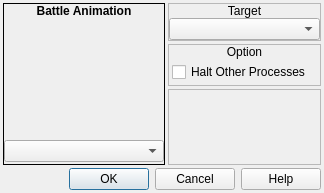
<?xml version="1.0" encoding="UTF-8"?>
<ui version="4.0">
 <class>ConfigureEvent_ShowBattleAnimation_Map</class>
 <widget class="QDialog" name="ConfigureEvent_ShowBattleAnimation_Map">
  <property name="geometry">
   <rect>
    <x>0</x>
    <y>0</y>
    <width>324</width>
    <height>193</height>
   </rect>
  </property>
  <property name="windowTitle">
   <string>Show Battle Animation</string>
  </property>
  <property name="windowIcon">
   <iconset resource="gui_icons.qrc">
    <normaloff>:/icons/openrpgmaker.png</normaloff>:/icons/openrpgmaker.png</iconset>
  </property>
  <property name="styleSheet">
   <string notr="true">.QFrame
{
	border-width: 1px;
	border-style: solid;
	border-color: palette(window-text);
}

.QFrame&gt;QLabel
{
	border-width: 0px;
	background-color: palette(window-text);
	color: palette(window);
	font-weight: bold;
}

.QFrame&gt;QCheckBox
{
	background-color: palette(window-text);
	border-width: 0px;
	border-style: none;
	color: palette(window);
	spacing: 3px;
	font-weight: bold;
	padding: 0px 0px 0px 3px;
}

.QFrame&gt;QCheckBox::indicator
{
	min-width: 8px;
	max-width: 8px;
	min-height: 8px;
	max-height: 8px;
	width: 8px;
	height: 8px;
	border-width: 2px;
	border-radius: 0px;
	border-style: ridge;
	border-color: palette(mid);
}

.QFrame&gt;QCheckBox::indicator:unchecked
{
	background-color: palette(base);
}

.QFrame&gt;QCheckBox::indicator:checked
{
	background-color: palette(window-text);
}

.QFrame&gt;QCheckBox::indicator:hover
{
	border-color: palette(highlight);
}</string>
  </property>
  <layout class="QVBoxLayout" name="verticalLayout_2">
   <property name="spacing">
    <number>3</number>
   </property>
   <property name="margin">
    <number>3</number>
   </property>
   <item>
    <widget class="QWidget" name="widget" native="true">
     <layout class="QHBoxLayout" name="horizontalLayout">
      <property name="spacing">
       <number>3</number>
      </property>
      <property name="margin">
       <number>0</number>
      </property>
      <item>
       <widget class="QFrame" name="frmBattleAnimation">
        <property name="sizePolicy">
         <sizepolicy hsizetype="Fixed" vsizetype="Expanding">
          <horstretch>0</horstretch>
          <verstretch>0</verstretch>
         </sizepolicy>
        </property>
        <property name="frameShape">
         <enum>QFrame::Box</enum>
        </property>
        <property name="frameShadow">
         <enum>QFrame::Plain</enum>
        </property>
        <layout class="QVBoxLayout" name="verticalLayout_293">
         <property name="spacing">
          <number>0</number>
         </property>
         <property name="margin">
          <number>0</number>
         </property>
         <item>
          <widget class="QLabel" name="label_218">
           <property name="sizePolicy">
            <sizepolicy hsizetype="Preferred" vsizetype="Fixed">
             <horstretch>0</horstretch>
             <verstretch>0</verstretch>
            </sizepolicy>
           </property>
           <property name="font">
            <font>
             <weight>75</weight>
             <bold>true</bold>
            </font>
           </property>
           <property name="text">
            <string>Battle Animation</string>
           </property>
           <property name="alignment">
            <set>Qt::AlignCenter</set>
           </property>
          </widget>
         </item>
         <item>
          <widget class="QWidget" name="widget_178" native="true">
           <property name="sizePolicy">
            <sizepolicy hsizetype="Preferred" vsizetype="Preferred">
             <horstretch>0</horstretch>
             <verstretch>0</verstretch>
            </sizepolicy>
           </property>
           <layout class="QVBoxLayout" name="verticalLayout_299">
            <property name="spacing">
             <number>0</number>
            </property>
            <property name="margin">
             <number>0</number>
            </property>
            <item>
             <widget class="BattleAnimationPreview" name="wBattleAnimationPreview" native="true">
              <property name="minimumSize">
               <size>
                <width>160</width>
                <height>120</height>
               </size>
              </property>
              <property name="maximumSize">
               <size>
                <width>160</width>
                <height>120</height>
               </size>
              </property>
             </widget>
            </item>
            <item>
             <widget class="QComboBox" name="cboxBattleAnimation">
              <property name="sizePolicy">
               <sizepolicy hsizetype="Preferred" vsizetype="Fixed">
                <horstretch>0</horstretch>
                <verstretch>0</verstretch>
               </sizepolicy>
              </property>
             </widget>
            </item>
           </layout>
          </widget>
         </item>
        </layout>
       </widget>
      </item>
      <item>
       <widget class="QWidget" name="widget_2" native="true">
        <layout class="QVBoxLayout" name="verticalLayout">
         <property name="spacing">
          <number>3</number>
         </property>
         <property name="margin">
          <number>0</number>
         </property>
         <item>
          <widget class="QFrame" name="frame_3">
           <property name="sizePolicy">
            <sizepolicy hsizetype="Preferred" vsizetype="Fixed">
             <horstretch>0</horstretch>
             <verstretch>0</verstretch>
            </sizepolicy>
           </property>
           <property name="frameShape">
            <enum>QFrame::StyledPanel</enum>
           </property>
           <property name="frameShadow">
            <enum>QFrame::Raised</enum>
           </property>
           <layout class="QVBoxLayout" name="verticalLayout_6">
            <property name="spacing">
             <number>0</number>
            </property>
            <property name="margin">
             <number>0</number>
            </property>
            <item>
             <widget class="QLabel" name="label_3">
              <property name="sizePolicy">
               <sizepolicy hsizetype="Preferred" vsizetype="Fixed">
                <horstretch>0</horstretch>
                <verstretch>0</verstretch>
               </sizepolicy>
              </property>
              <property name="text">
               <string>Target</string>
              </property>
              <property name="alignment">
               <set>Qt::AlignCenter</set>
              </property>
             </widget>
            </item>
            <item>
             <widget class="QWidget" name="widget_35" native="true">
              <layout class="QHBoxLayout" name="horizontalLayout_3">
               <property name="spacing">
                <number>0</number>
               </property>
               <property name="margin">
                <number>0</number>
               </property>
               <item>
                <widget class="QComboBox" name="cboxTarget"/>
               </item>
              </layout>
             </widget>
            </item>
           </layout>
          </widget>
         </item>
         <item>
          <widget class="QFrame" name="frmOption">
           <property name="sizePolicy">
            <sizepolicy hsizetype="Preferred" vsizetype="Fixed">
             <horstretch>0</horstretch>
             <verstretch>0</verstretch>
            </sizepolicy>
           </property>
           <property name="frameShape">
            <enum>QFrame::StyledPanel</enum>
           </property>
           <property name="frameShadow">
            <enum>QFrame::Raised</enum>
           </property>
           <layout class="QVBoxLayout" name="verticalLayout_7">
            <property name="spacing">
             <number>0</number>
            </property>
            <property name="margin">
             <number>0</number>
            </property>
            <item>
             <widget class="QLabel" name="label_11">
              <property name="sizePolicy">
               <sizepolicy hsizetype="Preferred" vsizetype="Fixed">
                <horstretch>0</horstretch>
                <verstretch>0</verstretch>
               </sizepolicy>
              </property>
              <property name="text">
               <string>Option</string>
              </property>
              <property name="alignment">
               <set>Qt::AlignCenter</set>
              </property>
             </widget>
            </item>
            <item>
             <widget class="QWidget" name="widget_9" native="true">
              <layout class="QHBoxLayout" name="horizontalLayout_7">
               <property name="spacing">
                <number>3</number>
               </property>
               <property name="margin">
                <number>3</number>
               </property>
               <item>
                <widget class="QCheckBox" name="cbHaltOtherProcesses">
                 <property name="text">
                  <string>Halt Other Processes</string>
                 </property>
                </widget>
               </item>
              </layout>
             </widget>
            </item>
           </layout>
          </widget>
         </item>
         <item>
          <widget class="QFrame" name="frame">
           <property name="frameShape">
            <enum>QFrame::StyledPanel</enum>
           </property>
           <property name="frameShadow">
            <enum>QFrame::Raised</enum>
           </property>
          </widget>
         </item>
        </layout>
       </widget>
      </item>
     </layout>
    </widget>
   </item>
   <item>
    <widget class="QDialogButtonBox" name="buttonBox">
     <property name="orientation">
      <enum>Qt::Horizontal</enum>
     </property>
     <property name="standardButtons">
      <set>QDialogButtonBox::Cancel|QDialogButtonBox::Help|QDialogButtonBox::Ok</set>
     </property>
    </widget>
   </item>
  </layout>
 </widget>
 <customwidgets>
  <customwidget>
   <class>BattleAnimationPreview</class>
   <extends>QWidget</extends>
   <header>battleanimationpreview.h</header>
   <container>1</container>
  </customwidget>
 </customwidgets>
 <resources>
  <include location="gui_icons.qrc"/>
 </resources>
 <connections>
  <connection>
   <sender>buttonBox</sender>
   <signal>accepted()</signal>
   <receiver>ConfigureEvent_ShowBattleAnimation_Map</receiver>
   <slot>accept()</slot>
   <hints>
    <hint type="sourcelabel">
     <x>248</x>
     <y>254</y>
    </hint>
    <hint type="destinationlabel">
     <x>157</x>
     <y>274</y>
    </hint>
   </hints>
  </connection>
  <connection>
   <sender>buttonBox</sender>
   <signal>rejected()</signal>
   <receiver>ConfigureEvent_ShowBattleAnimation_Map</receiver>
   <slot>reject()</slot>
   <hints>
    <hint type="sourcelabel">
     <x>316</x>
     <y>260</y>
    </hint>
    <hint type="destinationlabel">
     <x>286</x>
     <y>274</y>
    </hint>
   </hints>
  </connection>
 </connections>
</ui>
